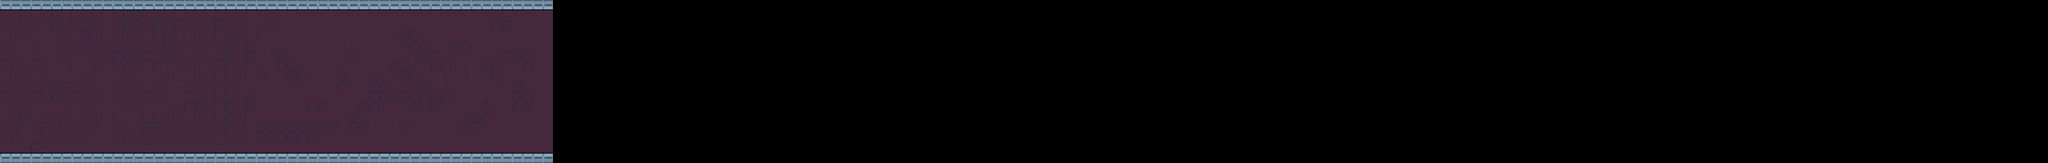

A level layout from a 2D game, rendered from its tile map. Below: a short description, then the map file with tile-grid data replaced by summaries:
An orthogonal 200x16 tile map with 16x16 px tiles, 2 tile layers (background, foreground).

<map version="1.10" tiledversion="1.11.2" orientation="orthogonal" renderorder="right-down" width="200" height="16" tilewidth="16" tileheight="16" infinite="0" nextlayerid="3" nextobjectid="1">
 <tileset firstgid="1" source="tileset1.tsx" />
 <layer id="2" name="background" width="200" height="16">
  <data>[3200 cells, 819 non-empty, 4 distinct tile ids]</data>
 </layer>
 <layer id="1" name="foreground" width="200" height="16">
  <data>[3200 cells, 108 non-empty, 2 distinct tile ids]</data>
 </layer>
</map>
